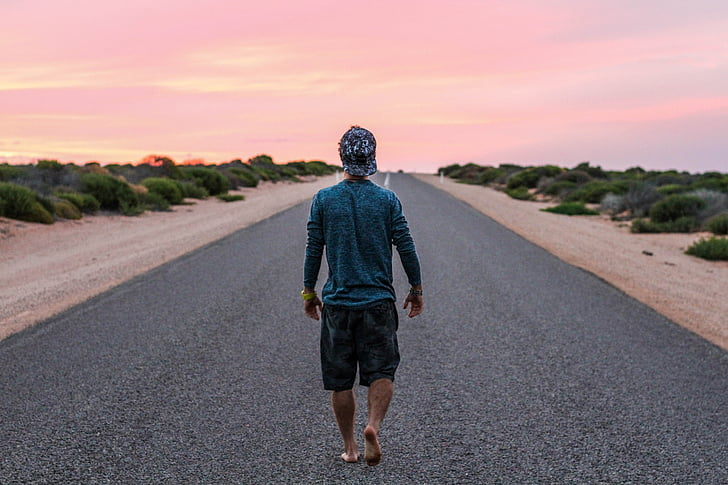
#> input picture test.jpg, 728 x 485 px
$ python -i crosswalk.py   (imports and definitions only)
#> lines starting #> are read from the running program, lines starting #| are printed output that depends on the picture
#> further down, picture is the input picture: shape (485, 728, 3); mean B, G, R 130, 127.6, 145.8
"""Tier 1 crosswalk (zebra-stripe) detection — classic CV, no ML.

A zebra crossing seen from a pedestrian's viewpoint is a stack of bright
parallel bars near the bottom of the frame. Their top/bottom edges show up as
several roughly-horizontal lines spread across distinct vertical bands. We:

  1. take a region of interest (lower part of the frame),
  2. Canny edge-detect it,
  3. probabilistic Hough transform to get line segments,
  4. keep only near-horizontal segments,
  5. declare a crosswalk when those segments span enough distinct y-bands
     (one bar alone — a curb, a crack — isn't enough).

A short temporal persistence + cooldown avoids single-frame flicker and TTS
spam. Costs ~5-10ms/frame, no model. Tunable; expect to retune outdoors.
"""
from __future__ import annotations

import math
from collections import deque
from dataclasses import dataclass, field
from typing import Optional

import cv2
import numpy as np


@dataclass
class CrosswalkResult:
    found: bool
    lines: list = field(default_factory=list)  # (x1,y1,x2,y2) full-frame coords
    roi_top: int = 0
    n_bands: int = 0


def _near_horizontal(x1: int, y1: int, x2: int, y2: int, max_angle: float) -> bool:
    """True if the segment is within max_angle degrees of horizontal."""
    ang = abs(math.degrees(math.atan2(y2 - y1, x2 - x1)))  # 0 or 180 == flat
    return ang <= max_angle or ang >= 180 - max_angle


def _looks_zebra(roi_bgr, bright_frac_min: float = 0.18,
                 std_min: float = 28.0, max_sat: float = 80.0) -> bool:
    """Black-and-white gate: bright white bands present (a real zebra has lots
    of white paint), high brightness contrast (alternating light/dark bands),
    and achromatic (low saturation). Rejects coloured or low-contrast patterns
    like door panels, tiles or faint road paint."""
    if roi_bgr.size == 0:
        return False
    hsv = cv2.cvtColor(roi_bgr, cv2.COLOR_BGR2HSV)
    val = hsv[:, :, 2]
    sat = hsv[:, :, 1]
    bright = float((val > 170).sum()) / float(val.size)
    return (bright >= bright_frac_min
            and float(val.std()) >= std_min
            and float(sat.mean()) < max_sat)


class CrosswalkDetector:
    def __init__(self, roi_top_frac: float = 0.5, roi_side_frac: float = 0.66,
                 max_angle: float = 20.0, min_bands: int = 8,
                 n_bands_grid: int = 12, canny_lo: int = 50, canny_hi: int = 150,
                 hough_thresh: int = 60, min_len_frac: float = 0.28,
                 max_gap: int = 20, persist_frames: int = 8,
                 persist_hits: int = 6, cooldown: float = 8.0) -> None:
        """
        roi_top_frac  -- analyze the frame below this fraction of height
        max_angle     -- max degrees off horizontal for a stripe edge
        min_bands     -- distinct y-bands that must contain a stripe edge
        n_bands_grid  -- how many horizontal bands the ROI is split into
        min_len_frac  -- min line length as a fraction of frame width
        persist_frames/persist_hits -- publish only if >= hits of the last
                         frames were positive (debounce flicker)
        cooldown      -- min seconds between published crosswalk events
        """
        self.roi_top_frac = roi_top_frac
        self.roi_side_frac = roi_side_frac    # analyze only the central column
        self.max_angle = max_angle
        self.min_bands = min_bands
        self.n_bands_grid = n_bands_grid
        self.canny_lo = canny_lo
        self.canny_hi = canny_hi
        self.hough_thresh = hough_thresh
        self.min_len_frac = min_len_frac
        self.max_gap = max_gap
        self.cooldown = cooldown
        self.persist_hits = persist_hits
        self._recent: deque[bool] = deque(maxlen=persist_frames)
        self._last_event_t = float("-inf")

    def analyze(self, frame) -> CrosswalkResult:
        """Pure per-frame detection (no temporal state)."""
        h, w = frame.shape[:2]
#> h = 485; w = 728
        roi_top = int(h * self.roi_top_frac)
#> roi_top = 242
        # only the central column — a crosswalk you're about to step on fills the
        # lower-centre; road lane-markings off to the sides no longer count.
        x0 = int(w * (1 - self.roi_side_frac) / 2)
#> x0 = 123
        x1 = w - x0
#> x1 = 605
        roi = frame[roi_top:h, x0:x1]
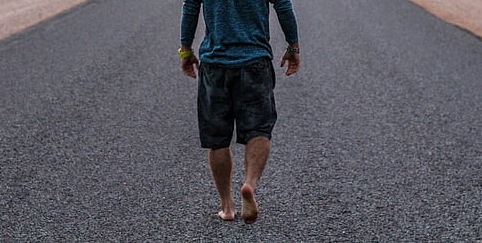
#> roi: shape (243, 482, 3); mean B, G, R 96.1, 87.4, 88.1
        if roi.size == 0:
            return CrosswalkResult(found=False, roi_top=roi_top)

        gray = cv2.cvtColor(roi, cv2.COLOR_BGR2GRAY)
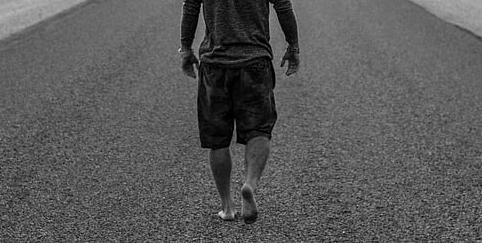
#> gray: shape (243, 482); min 0, max 235, mean 88.6
        gray = cv2.GaussianBlur(gray, (5, 5), 0)
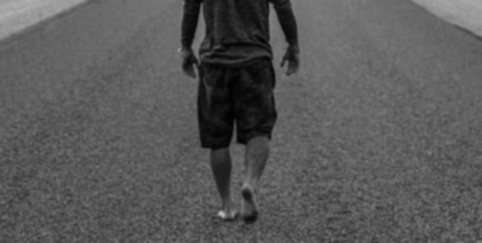
#> gray: shape (243, 482); min 1, max 186, mean 88.5
        edges = cv2.Canny(gray, self.canny_lo, self.canny_hi)
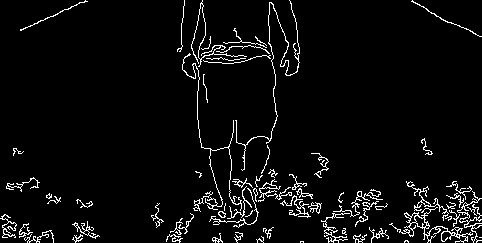
#> edges: shape (243, 482); 4.7% white in thin lines or dots
        segments = cv2.HoughLinesP(
            edges, 1, math.pi / 180, self.hough_thresh,
            minLineLength=int((x1 - x0) * self.min_len_frac), maxLineGap=self.max_gap)
#> segments = None

        lines: list = []
        bands: set[int] = set()
        roi_h = h - roi_top
#> roi_h = 243
        band_h = max(1, roi_h // self.n_bands_grid)
#> band_h = 20
        if segments is not None:
            for seg in segments:
                # OpenCV 4 returns (1,4) rows, OpenCV 5 returns (4,); ravel handles both
                sx1, sy1, sx2, sy2 = (int(v) for v in np.ravel(seg)[:4])
                if not _near_horizontal(sx1, sy1, sx2, sy2, self.max_angle):
                    continue
                # back to full-frame coordinates (add the central-crop x offset)
                lines.append((sx1 + x0, sy1 + roi_top, sx2 + x0, sy2 + roi_top))
                bands.add(min(sy1, sy2) // band_h)

        # parallel horizontal bands AND a black-and-white zebra appearance
        found = len(bands) >= self.min_bands and _looks_zebra(roi)
#> found = False
        return CrosswalkResult(found=found, lines=lines,
                               roi_top=roi_top, n_bands=len(bands))

    def update(self, frame, now: float) -> tuple[CrosswalkResult, bool]:
        """Per-frame detection + temporal gating.

        Returns (result, should_publish). should_publish is True at most once
        per cooldown, and only when the recent window is mostly positive.
        """
        res = self.analyze(frame)
        self._recent.append(res.found)
        stable = sum(self._recent) >= self.persist_hits
        should_publish = False
        if stable and (now - self._last_event_t) >= self.cooldown:
            self._last_event_t = now
            should_publish = True
        return res, should_publish

>>> import cv2
>>> picture = cv2.imread('../test.jpg')
>>> result = CrosswalkDetector().analyze(picture)
